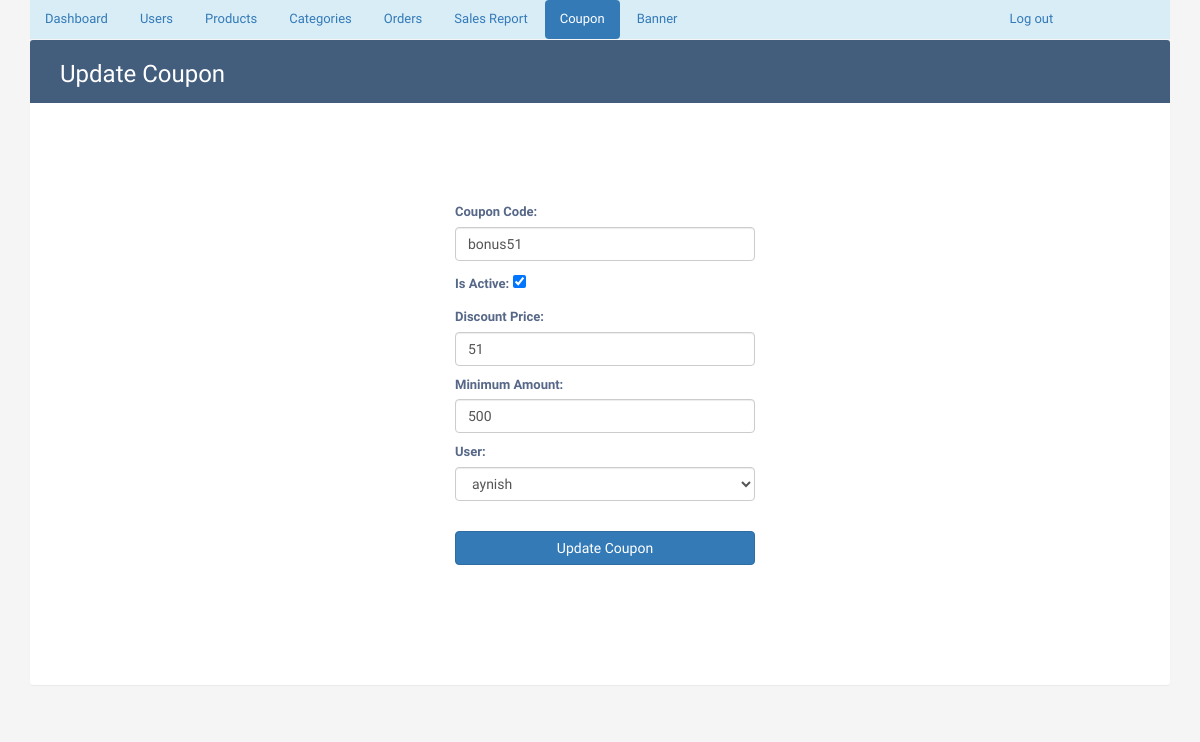
The app's page /updatecoupon/?uid=4 (signed in) with its own data.
### phase/models.py (models this page shows, shortened)
class Coupon(models.Model):
    coupon_code=models.CharField(max_length=30)
    is_active=models.BooleanField(default=False)
    discount_price=models.IntegerField(default=0)
    minimum_amount=models.IntegerField(default=500)
    applied=models.BooleanField(default=False)
    user=models.ForeignKey(UserDetail, on_delete=models.CASCADE, null=False)

### phase/views.py (the view)
# urls.py: path('updatecoupon/', views.updatecoupon, name='updatecoupon'),
def updatecoupon(request):
    if 'username' in request.session:
        uid = request.GET['uid']
        cat = Coupon.objects.get(id=uid)
        if request.method == 'POST':
            fm = CouponForm(request.POST, request.FILES, instance=cat)
            if fm.is_valid():
                fm.save()
                return redirect('admincouponlist')
        else:
            fm = CouponForm(instance=cat)
            return render(request, 'adminupdatecoupon.html', {'fm': fm})
    else:
        return redirect('adminlogin')

### phase/forms/product.py
class CouponForm(forms.ModelForm):
    class Meta:
        model = Coupon
        fields = ['coupon_code', 'is_active', 'discount_price', 'minimum_amount', 'user']
        labels = {
            'coupon_code': 'Coupon Code',
            'is_active': 'Is Active',
            'discount_price': 'Discount Price',
            'minimum_amount': 'Minimum Amount',
            'user': 'User',
        }
        widgets = {
            'coupon_code': forms.TextInput(attrs={'class': 'form-control'}),
            'is_active': forms.CheckboxInput(attrs={'class': 'form-check-input'}),
            'discount_price': forms.NumberInput(attrs={'class': 'form-control'}),
            'minimum_amount': forms.NumberInput(attrs={'class': 'form-control'}),
            'user': forms.Select(attrs={'class': 'form-control'}),
        }

### phase/models.py (called while the page is built)
    def __str__(self):
        return self.uname

### Templates/adminupdatecoupon.html (shortened to what this page needs)
{% extends "adminbase.html" %}
{% load static %}
{% block active9 %} "active" {% endblock%}
{% block tablewrapper %}
                    <div class="col-sm-6">
						<h2>Update Coupon</h2>
					</div>
                    <div class="col-sm-6">
                      </div>
                    </div>
{% endblock %}
{% block tablecontent%}
<form method="post" enctype="multipart/form-data" style="width:300px; margin-left:400px; margin-top:100px; margin-bottom:100px;">
  {{fm.as_p}}
  <button type="submit" class="btn btn-primary btn-block" style="margin-top:30px">Update Coupon</button>
</div>
{% endblock %}

### Templates/adminbase.html (style rules this page uses)
body { color: #566787; background: #f5f5f5; font-family: 'Varela Round', sans-serif; font-size: 13px; }
.table-title h2 { margin: 5px 0 0; font-size: 24px; }

### records on screen
Coupon: coupon_code "bonus51", is_active "☑", discount_price "51", minimum_amount "500", user "aynish"
